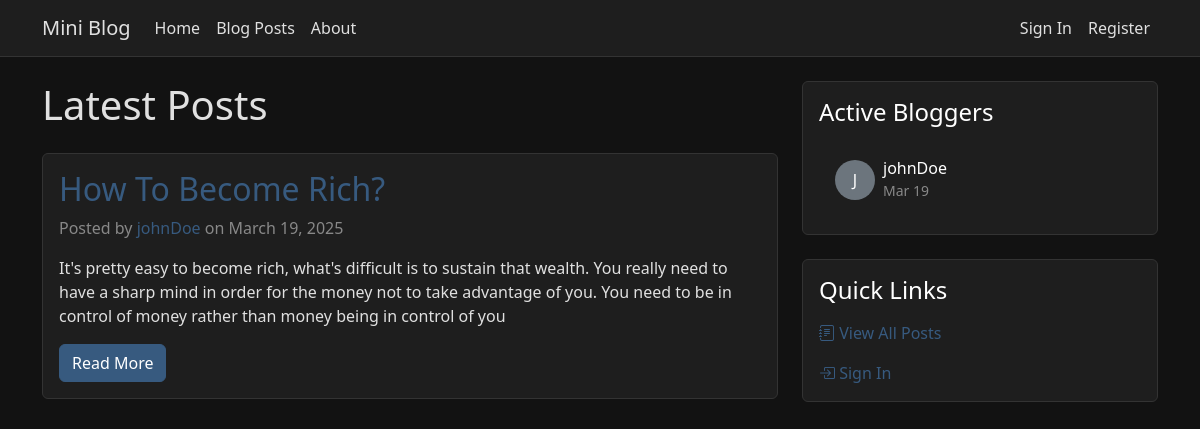
The page / on the database its author committed.
### app/models.py (models this page shows, shortened)
class BlogPost(models.Model):
    title = models.CharField(max_length=200)
    content = models.TextField()
    author = models.ForeignKey(User, on_delete=models.CASCADE, related_name='blog_posts')
    created_at = models.DateTimeField(auto_now_add=True)
    updated_at = models.DateTimeField(auto_now=True)
    class Meta:
        ordering = ['-created_at']

class User(AbstractUser):
    bio = models.TextField(max_length=500, blank=True)
    location = models.CharField(max_length=100, blank=True)
    website = models.URLField(max_length=200, blank=True)
    profile_picture = models.ImageField(upload_to='profile_pics/', null=True, blank=True)
    created_at = models.DateTimeField(auto_now_add=True)
    updated_at = models.DateTimeField(auto_now=True)

### app/views.py (the view)
# urls.py: path('', views.home, name='home'),
def home(request):
    latest_posts = BlogPost.objects.all()[:3]
    thirty_days_ago = timezone.now() - timedelta(days=30)
    active_bloggers = User.objects.filter(
        blog_posts__created_at__gte=thirty_days_ago
    ).distinct().order_by('-blog_posts__created_at')[:5]
    return render(request, 'index.html', {
        'latest_posts': latest_posts,
        'active_bloggers': active_bloggers
    })

### app/templates/index.html (shortened to what this page needs)
{% extends 'base.html' %}
{% block content %}
<div class="row">
    <div class="col-md-8">
        <h1 class="mb-4">Latest Posts</h1>
        {% if latest_posts %}
            {% for post in latest_posts %}
                <article class="card mb-4">
                    <div class="card-body">
                        <h2 class="card-title">
                            <a href="{% url 'blog_detail' post.id %}" class="text-decoration-none">{{ post.title }}</a>
                        </h2>
                        <p class="text-muted">
                            Posted by <a href="{% url 'blogger_detail' post.author.id %}" class="text-decoration-none">{{ post.author.username }}</a>
                            on {{ post.created_at|date:"F j, Y" }}
                        </p>
                        <p class="card-text">{{ post.content|truncatewords:50 }}</p>
                        <a href="{% url 'blog_detail' post.id %}" class="btn btn-primary">Read More</a>
                    </div>
                </article>
            {% endfor %}
        {% else %}
            <div class="alert alert-info">
                No blog posts available yet. Be the first to create a post!
            </div>
        {% endif %}
    </div>
    <div class="col-md-4">
        <div class="card mb-4">
            <div class="card-body">
                <h3 class="card-title h4 mb-3">Active Bloggers</h3>
                {% if active_bloggers %}
                    <div class="list-group list-group-flush">
                        {% for blogger in active_bloggers %}
                            <a href="{% url 'blogger_detail' blogger.id %}" class="list-group-item list-group-item-action bg-transparent py-3">
                                <div class="d-flex align-items-center">
                                    {% if blogger.profile_picture %}
                                        <img src="{{ blogger.profile_picture.url }}" alt="{{ blogger.username }}'s profile"
                                             class="rounded-circle me-2" style="width: 40px; height: 40px; object-fit: cover;">
                                    {% else %}
                                        <div class="rounded-circle bg-secondary me-2"
                                             style="width: 40px; height: 40px; display: flex; align-items: center; justify-content: center;">
                                            <span class="text-white">{{ blogger.username|first|upper }}</span>
                                        </div>
                                    {% endif %}
                                    <div>
                                        <h6 class="mb-0" style="color: white;">{{ blogger.username }}</h6>
                                        <small class="text-muted">
                                            {{ blogger.blog_posts.first.created_at|date:"M j" }}
                                        </small>
                                    </div>
                                </div>
                            </a>
                        {% endfor %}
                    </div>
                {% else %}
                    <p class="text-muted mb-0">No active bloggers in the last 30 days.</p>
                {% endif %}
            </div>
        </div>
        <div class="card">
            <div class="card-body">
                <h3 class="card-title h4 mb-3">Quick Links</h3>
                <ul class="list-unstyled mb-0">
                    <li class="mb-3">
                        <a href="{% url 'blog_list' %}" class="text-decoration-none">
                            <i class="bi bi-journal-text"></i> View All Posts
                        </a>
                    </li>
                    {% if user.is_authenticated %}
                        <li>
                            <a href="{% url 'blogger_detail' user.id %}" class="text-decoration-none">
                                <i class="bi bi-person-circle"></i> My Profile
                            </a>
                        </li>
                    {% else %}
                        <li>
                            <a href="{% url 'login' %}" class="text-decoration-none">
                                <i class="bi bi-box-arrow-in-right"></i> Sign In
                            </a>
                        </li>
                    {% endif %}
                </ul>
            </div>
        </div>
    </div>
</div>
<link rel="stylesheet" href="https://cdn.jsdelivr.net/npm/bootstrap-icons@1.7.2/font/bootstrap-icons.css">
{% endblock %}

### app/templates/base.html (style rules this page uses)
body { background-color: #121212; color: #e0e0e0; }
.card { background-color: #1e1e1e; border: 1px solid #333; }
.card-title { color: #ffffff; }
.card-text { color: #e0e0e0; }
.text-muted { color: #888 !important; }
.btn-primary { background-color: #375a7f; border-color: #375a7f; }
a { color: #375a7f; text-decoration: none; }

### rows shown on the page
BlogPost: title "How To Become Rich?", author.username "johnDoe", created_at "March 19, 2025", content "It's pretty easy to become rich, what's difficult is to sustain that wealth. You really need to have a sharp mind in order for the money not to take advantage of you. You need to be in control of money rather than money being in control of you"
User: username|first "J", username "johnDoe", blog_posts.first.created_at "Mar 19"
